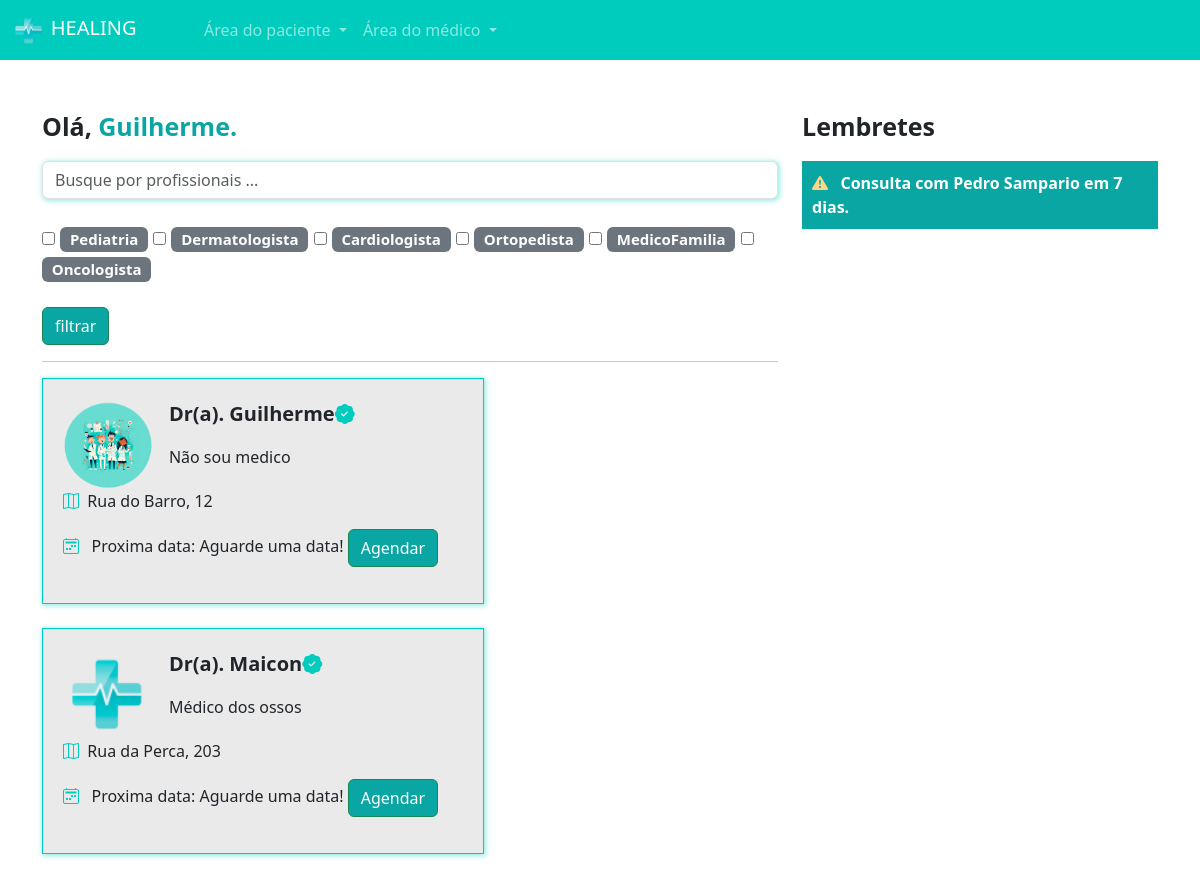
Page /paciente/home/ (signed in) on the committed database.
### medico/models.py (models this page shows, shortened)
class Especialidades(models.Model):
    especialidade = models.CharField(max_length=100)

class DadosMedico(models.Model):
    crm = models.CharField(max_length=30)
    nome = models.CharField(max_length=100)
    cep = models.CharField(max_length=15)
    rua = models.CharField(max_length=100)
    bairro = models.CharField(max_length=100)
    numero = models.IntegerField()
    rg = models.ImageField(upload_to='rgs')
    cedula_indentidade_medica = models.ImageField(upload_to='cim')
    foto = models.ImageField(upload_to='fotos_perfil')
    descricao = models.TextField()
    valor_consulta = models.FloatField(default=100)
    user = models.ForeignKey(User, on_delete=models.DO_NOTHING)
    especialidade = models.ForeignKey(Especialidades, on_delete=models.DO_NOTHING)
    @property
    def proxima_data(self):
        proxima_data = DatasAbertas.objects.filter(user = self.user).filter(data__gt=datetime.now()).filter(agendado=False).order_by('data').first()
        return proxima_data

### paciente/views.py (the view)
# urls.py: 2. Add a URL to urlpatterns:  path('', views.home, name='home')
def home(request):
    if request.method == "GET":
        medico_filtrar = request.GET.get('medico')
        especialidades_filtrar = request.GET.getlist('especialidades')
        medicos = DadosMedico.objects.all()
        if medico_filtrar:
            medicos = medicos.filter(nome__icontains = medico_filtrar)
        if especialidades_filtrar:
            medicos = medicos.filter(especialidade_id__in = especialidades_filtrar)
        especialidades = Especialidades.objects.all()
        return render(request, 'home.html', {'medicos':medicos, 'especialidades':especialidades, 'is_medico':is_medico(request.user)})

### medico/models.py (called while the page is built)
def is_medico(user):
    return DadosMedico.objects.filter(user=user).exists()

### paciente/templates/home.html
{% extends "base.html" %}
{% load static %}
{% block 'head' %}
    <link rel="stylesheet" href="{% static 'medicos/css/abrir_horario.css' %}">
    <link rel="stylesheet" href="{% static 'usuarios/css/usuarios.css' %}">
    <link rel="stylesheet" href="{% static 'medicos/css/cadastro_medico.css' %}">
    <link rel="stylesheet" href="{% static 'paciente/css/home.css' %}">
    <link rel="stylesheet" href="https://cdn.jsdelivr.net/npm/bootstrap-icons@1.11.3/font/bootstrap-icons.min.css">
{% endblock 'head' %}
{% block 'body' %}
{% include "partials/navbar.html" %}
<br><br>
<div class="container">
    <div class="row">
        <div class="col-md-8">
            <p style="font-size: 25px" class="p-bold">Olá, <span class="color-dark">{{request.user.username}}.</span></p>
            <form action="{% url 'home' %}" post="GET">
                <input type="text" class="form-control shadow-main-color" placeholder="Busque por profissionais ..." name="medico">
                <br>
                <div class="especialidades">
                    {% for i in especialidades %}
                    <input type="checkbox" name="especialidades" value="{{i.id}}">
                    <span class="badge bg-secondary">
                        {{i.especialidade}}
                    </span>
                    {% endfor %}
                </div>
                <br>
                <input type="submit" value="filtrar" class="btn btn-success btn-dark-color">
            </form>
            <hr>
            <div class="list-medicos">
                {% for medico in medicos %}
                <div class="card-medicos shadow-main-color">
                    <div class="row">
                        <div class="col-md-3"><img src="{{medico.foto.url}}" class="foto-perfil-card" alt=""></div>
                        <div class="col-md">
                            <p style="font-size: 20px" class="p-bold">Dr(a). {{ medico.nome}}<i class="bi bi-patch-check-fill icon-main"></i></p>
                            <p>{{ medico.descricao}}</p>
                        </div>
                    </div>
                    <p><i class="bi bi-map icon-main"></i>&nbsp&nbsp{{medico.rua}}, {{medico.numero}}</p>
                    <p><i class="bi bi-calendar2-week icon-main"></i>&nbsp&nbsp Proxima data:
                        {% if medico.proxima_data %}
                            {{medico.proxima_data}}
                        {% else %}
                            Aguarde uma data!
                        {% endif %}
                    <a href="{% url 'escolher_horario' medico.id %}" class="btn btn-success btn-dark-color">Agendar</a>
                </div>
                <br>
                {% endfor %}
            </div>
        </div>
        <div class="col-md-4">
            <p style="font-size: 25px" class="p-bold">Lembretes</p>
            <p class="bg-main-lembrete">
                <span class="p-bold"><i class="bi bi-exclamation-triangle-fill icon-differential"></i>&nbsp&nbsp Consulta com Pedro Sampario em 7 dias.</span>
            </p>
        </div>
    </div>
</div>
{% endblock 'body' %}

### templates/base.html (shortened to what this page needs)
{% load static %}
<!doctype html>
<html lang="en">
  <head>
    <link rel="stylesheet" href="{% static "geral/css/base.css" %}">
    <link rel="stylesheet" href="">
    <link href="https://cdn.jsdelivr.net/npm/bootstrap@5.3.3/dist/css/bootstrap.min.css" rel="stylesheet">
    {% block 'head' %}{% endblock 'head' %}
  </head>
  <body>
    {% block 'body' %}{% endblock 'body' %}
  </body>
</html>

### templates/partials/navbar.html (shortened to what this page needs)
{% load static %}
<nav class="navbar navbar-expand-lg navbar-dark bg-color-dark">
    <div class="container-fluid">
      <a class="navbar-brand" href="/usuarios/login/"><img src="{% static 'geral/img/logo.png' %}" width="20%" alt="">&nbspHEALING</a>
      <div class="collapse navbar-collapse" id="navbarNav">
        <ul class="navbar-nav">
            <li class="nav-item dropdown">
                <a class="nav-link dropdown-toggle" href="#" id="navbarDropdownMenuLink" role="button" data-bs-toggle="dropdown" aria-expanded="false">
                  Área do paciente
                </a>
            </li>
            {% if is_medico %}
                <li class="nav-item dropdown">
                    <a class="nav-link dropdown-toggle" href="#" id="navbarDropdownMenuLink" role="button" data-bs-toggle="dropdown" aria-expanded="false">
                        Área do médico
                    </a>
                </li>
            {% else %}
                <li class="nav-item">
                    <a class="nav-link" href="{% url 'cadastro_medico' %}">Sou médico</a>
                </li>
            {% endif %}
        </ul>
      </div>
    </div>
  </nav>

### templates/static/geral/css/base.css (style rules this page uses)
:root { --main-color: #00CCBE; --dark-color: #09A6A3; --contrast-color: #FFD686; }
.bg-color-dark { background-color: var(--main-color); }
.p-bold { font-weight: bold; }
.color-dark { color: var(--dark-color); }

### templates/static/usuarios/css/usuarios.css (style rules this page uses)
.btn-dark-color { background-color: var(--dark-color); color: white; }

### templates/static/medicos/css/cadastro_medico.css (style rules this page uses)
.shadow-main-color { box-shadow: 1px 1px 5px 1px rgba(0, 204, 190,.4); }

### templates/static/paciente/css/home.css (style rules this page uses)
.especialidades { font-size: 20px; }
.card-medicos { width: 60%; background-color: #EAEAEA; border: 1px solid var(--main-color); padding: 20px; }
.foto-perfil-card { width: 90px; height: 90px; border-radius: 45px; }
.icon-main { color: var(--main-color); }
.bg-main-lembrete { background-color: var(--dark-color); padding: 10px; color: white; }
.icon-differential { color: var(--contrast-color); }

### rows in the picture
Especialidades: especialidade "Pediatria"
Especialidades: especialidade "Dermatologista"
Especialidades: especialidade "Cardiologista"
Especialidades: especialidade "Ortopedista"
Especialidades: especialidade "MedicoFamilia"
Especialidades: especialidade "Oncologista"
DadosMedico: foto (picture), nome "Guilherme", descricao "Não sou medico", rua "Rua do Barro", numero "12", shows "Aguarde uma data!"
DadosMedico: foto (picture), nome "Maicon", descricao "Médico dos ossos", rua "Rua da Perca", numero "203", shows "Aguarde uma data!"

### other values in the picture
{{ request.user.username }} "Guilherme"
